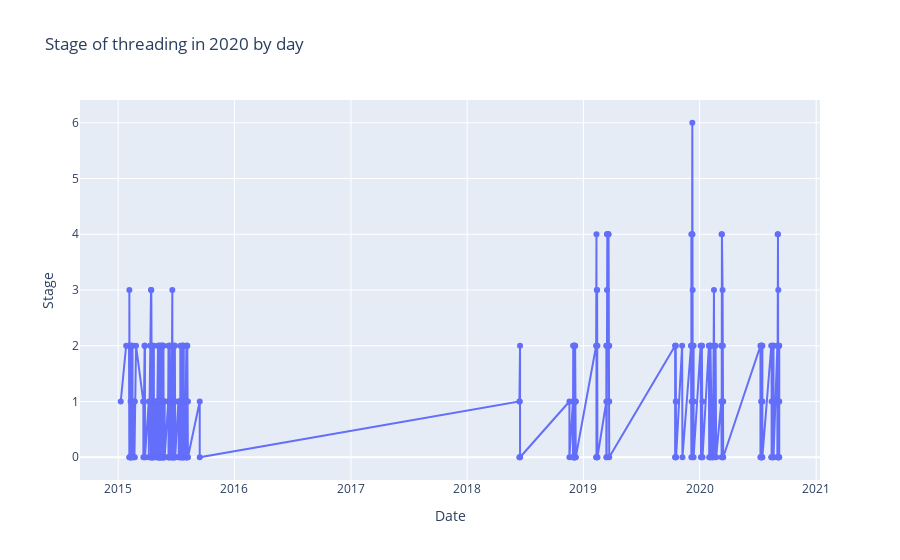

The code cell stored with this chart in its notebook:
### Code cell
import plotly.graph_objects as go

fig=go.Figure()
fig.add_trace(go.Scatter(x=past_thread["date"], y=past_thread["stage"],
                    mode='lines+markers',
                    name='Confirmed Cases'))

fig.update_layout(title="Stage of threading in 2020 by day",
                 xaxis_title="Date",yaxis_title="Stage",legend=dict(x=0,y=1,traceorder="normal"))
fig.show()

### Figure 1 — Plotly figure (JSON) as saved in the notebook; plotly's stock layout.template omitted (floating-point values rounded to 4 significant figures; data arrays with more than 128 entries replaced by an {"elided": "..."} marker saying what was removed)
{"data": [{"mode": "lines+markers", "name": "Confirmed Cases", "type": "scatter", "x": {"elided": "422 str values"}, "y": {"elided": "422 int values"}}], "layout": {"legend": {"traceorder": "normal", "x": 0, "y": 1}, "title": {"text": "Stage of threading in 2020 by day"}, "xaxis": {"title": {"text": "Date"}}, "yaxis": {"title": {"text": "Stage"}}}}
